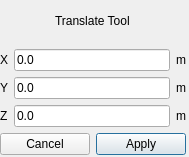
<?xml version="1.0" encoding="UTF-8"?>
<ui version="4.0">
 <class>TranslateToolGUI</class>
 <widget class="QMainWindow" name="TranslateToolGUI">
  <property name="geometry">
   <rect>
    <x>0</x>
    <y>0</y>
    <width>189</width>
    <height>157</height>
   </rect>
  </property>
  <property name="windowTitle">
   <string>Scale Tool</string>
  </property>
  <widget class="QWidget" name="centralwidget">
   <widget class="QWidget" name="verticalLayoutWidget">
    <property name="geometry">
     <rect>
      <x>0</x>
      <y>0</y>
      <width>186</width>
      <height>155</height>
     </rect>
    </property>
    <layout class="QVBoxLayout" name="verticalLayout">
     <item alignment="Qt::AlignHCenter|Qt::AlignVCenter">
      <widget class="QLabel" name="label">
       <property name="text">
        <string>Translate Tool</string>
       </property>
      </widget>
     </item>
     <item>
      <layout class="QGridLayout" name="gridLayout">
       <item row="0" column="0">
        <widget class="QLabel" name="x_label">
         <property name="text">
          <string>X</string>
         </property>
        </widget>
       </item>
       <item row="1" column="0">
        <widget class="QLabel" name="y_label">
         <property name="focusPolicy">
          <enum>Qt::NoFocus</enum>
         </property>
         <property name="text">
          <string>Y</string>
         </property>
        </widget>
       </item>
       <item row="2" column="0">
        <widget class="QLabel" name="z_label">
         <property name="text">
          <string>Z</string>
         </property>
        </widget>
       </item>
       <item row="1" column="1">
        <widget class="QLineEdit" name="y_trans">
         <property name="focusPolicy">
          <enum>Qt::ClickFocus</enum>
         </property>
         <property name="text">
          <string>0.0</string>
         </property>
        </widget>
       </item>
       <item row="0" column="1">
        <widget class="QLineEdit" name="x_trans">
         <property name="focusPolicy">
          <enum>Qt::ClickFocus</enum>
         </property>
         <property name="text">
          <string>0.0</string>
         </property>
         <property name="clearButtonEnabled">
          <bool>false</bool>
         </property>
        </widget>
       </item>
       <item row="2" column="1">
        <widget class="QLineEdit" name="z_trans">
         <property name="focusPolicy">
          <enum>Qt::ClickFocus</enum>
         </property>
         <property name="text">
          <string>0.0</string>
         </property>
        </widget>
       </item>
       <item row="0" column="2">
        <widget class="QLabel" name="m1">
         <property name="text">
          <string>m</string>
         </property>
        </widget>
       </item>
       <item row="1" column="2">
        <widget class="QLabel" name="m2">
         <property name="text">
          <string>m</string>
         </property>
        </widget>
       </item>
       <item row="2" column="2">
        <widget class="QLabel" name="m3">
         <property name="text">
          <string>m</string>
         </property>
        </widget>
       </item>
      </layout>
     </item>
     <item>
      <layout class="QHBoxLayout" name="horizontalLayout">
       <item>
        <widget class="QPushButton" name="cancel_button">
         <property name="text">
          <string>Cancel</string>
         </property>
        </widget>
       </item>
       <item>
        <widget class="QPushButton" name="apply_button">
         <property name="text">
          <string>Apply</string>
         </property>
         <property name="default">
          <bool>true</bool>
         </property>
        </widget>
       </item>
      </layout>
     </item>
    </layout>
   </widget>
  </widget>
 </widget>
 <resources/>
 <connections/>
</ui>
